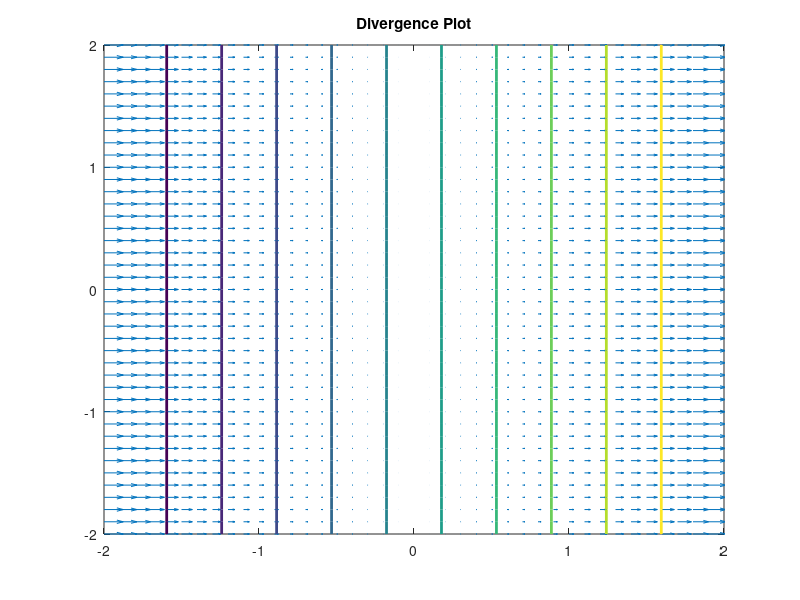

Here is the MATLAB script that generated this plot:
v = -2:0.1:2;
[x,y] = meshgrid(v);

u1 = 3*x.^2;
u2 = -y^2;

figure(1)
quiver(x,y,u1,u2);
hold on;
div = divergence(x,y,u1,u2);
contour(x,y,div,'linewidth',2);
title('Divergence Plot');